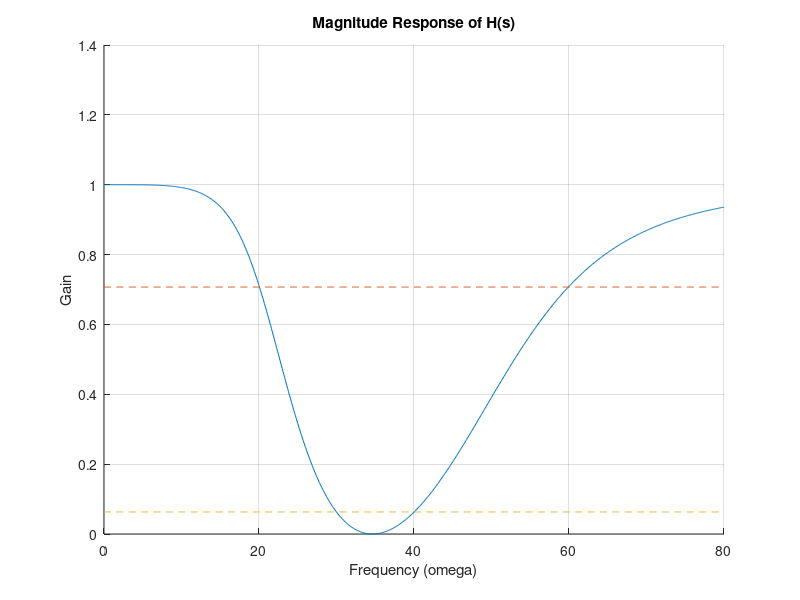
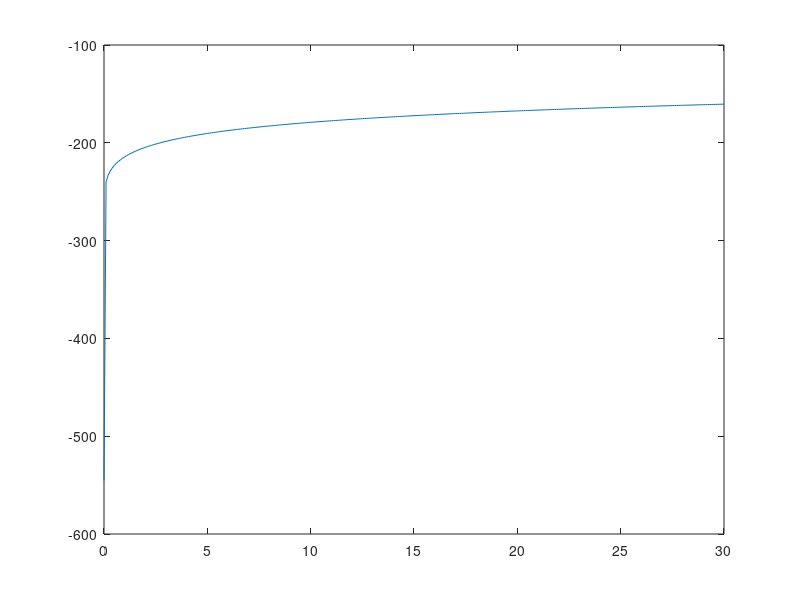

The MATLAB script that drew these images, in order: (Note: this script raises an error after producing the figures.)
%% DSP Homework 3 Problem 1
K = 2;
omegac1 = 1.00347; k = 1:K;
pk1 = (1j*omegac1*exp(1j*pi/(2*K)*(2*k-1))); 
A1 = poly(pk1);

omega1 = 0:.1:80;
Hbs1 = @(s) (s.^4 + 2400*s.^2 + 1.44*10^6)./(s.^4 + 56.3694*s.^3 + 3988.9*s.^2 + 67543.3*s + 1.44*10^6)
grid on
hold on
plot(omega1, abs(Hbs1(j*omega1)));
plot(omega1,.707*ones(size(omega1)),'LineStyle','--');
plot(omega1,.0631*ones(size(omega1)),'LineStyle','--');
title('Magnitude Response of H(s)');
xlabel('Frequency (omega)');
ylabel('Gain');

%% DSP Homework 3 Problem 2
ap2 = 1; as2 = 22; wp2 = 20; ws2 = 10; k = 1:K; wp0_2 = 1;

K = abs(ceil(acosh(sqrt((10^(as2/10)-1)/(10^(ap2/10)-1)))/acosh(ws2/wp2)));

ws0_2 = wp0_2*cosh(acosh(sqrt((10.^(as2/10) - 1)/(10.^(ap2/10) - 1)))/K);

ws0_2 = (1+ws0_2)./2

E2 = 2./sqrt(10.^as2 - 1);

pk2 = wp2*sinh(asinh(1/E2)/K)*sin(pi*(2*k-1)/(2*K))+...
    j*wp2*cosh(asinh(1/E2)/K)*cos(pi*(2*k-1)/(2*K));
pk2 = wp0_2*ws0_2./pk2; 
zk2 = j*ws2.*sec(pi*(2*k-1)/(2*K));
B2 = prod(pk2./zk2)*poly(zk2), A2 = poly(pk2)

Hs2proto = zpk(B2,A2,1)

pk2_trans = 10./pk2;
zk2_trans = 10./zk2; 
B2trans = poly(zk2_trans), A2trans = poly(pk2_trans), ws2_trans = 10/ws0_2

Hs2 = zpk(B2trans,A2trans,1)

figure;
omega2 = 0:.1:30;
H2hp = (polyval(B2trans,j*omega2))./(polyval(A2trans,j*omega2));
plot(omega2,20*log10(abs(H2hp)));


%% DSP Homework 3 Problem 5 Part a
A = 5;
B = 2;
T = 40;

t0 = -20:.1:60;
x = @(t) 0.*(heaviside(t+20)-heaviside(t+12)) + -t./(12).*(heaviside(t+12)-heaviside(t)) + ...
    2*t/15.*(heaviside(t)-heaviside(t-15)) + 0.*(heaviside(t-15) - heaviside(t-20));

figure;
plot(t0, x(t0) + x(t0-40));
title('Ideal Pulse waveform x(t)');
xlabel('Time (s)');
ylabel('Amplitude');

%% DSP Homework 3 Problem 5 Part b, c, d
t = -.05:.0001:.05;

c1 = .4206;
c2 = 1.319;
c3 = 1;

K = [-20:.01:20];

omega0 = 2*pi/T;

Xk = @(K) 1./(T*omega0.^2 .*K.^2) .* (-1/(10+B) - 2/(10 + A) + (1/(10+B) - ...
    j*omega0*K).*exp(j*omega0*K*(10+B)) + (2./(10+A) + 2*j*omega0*K).*...
    exp(-j*omega0*K*(10 + A))) .*(K ~= 0) + 1/T.*((10+B)/2 + 10+A).*(K == 0);
figure;
plot(K, abs(Xk(K)));
title('Xk Fourier Series Analysis by Derivation');


omega0 = 20000*2*pi/T;

Xk = @(K) 1./(T*omega0.^2 .*K.^2) .* (-1/(10+B) - 2/(10 + A) + (1/(10+B) - ...
    j*omega0*K).*exp(j*omega0*K*(10+B)) + (2./(10+A) + 2*j*omega0*K).*...
    exp(-j*omega0*K*(10 + A))) .*(K ~= 0) + 1/T.*((10+B)/2 + 10+A).*(K == 0);

Yk = @(K) Xk(K).*c2.*(K ~= 0) + (c1 + c2.*Xk(K)).*(K == 0)
figure;
subplot(1,2,1)
plot(K, abs(Yk(K)));
title('Yk at c3 = 20000');
axis([-20 20 0 .00001]);

omega0 = c3*2*pi/T;

Xk = @(K) 1./(T*omega0.^2 .*K.^2) .* (-1/(10+B) - 2/(10 + A) + (1/(10+B) - ...
    j*omega0*K).*exp(j*omega0*K*(10+B)) + (2./(10+A) + 2*j*omega0*K).*...
    exp(-j*omega0*K*(10 + A)));
Xk0 = 1/T.*((10+B)/2 + (10+A));

Yk = @(K) Xk(K).*c2.*(K ~= 0);
Yk0 = (c1 + c2.*Xk0);

subplot(1,2,2);
plot(K, abs(Yk(K)));
title('Yk at c3 = 1');


yk = 0.*t;
yk = yk + (c1 + c2.*Xk0);

ykMag = zeros(10,1);
ykTheta = zeros(10,1);

figure;
for K = 1:10
    
    ak = real(Yk(K));
    bk = -imag(Yk(K));
    ykMag(K) = sqrt(ak^2 + bk^2);
    ykTheta(K) = atan2(-bk,ak);
    
    yk = yk + ykMag(K).*cos(1000*omega0*K*t + ykTheta(K));
    
    fprintf('K=%i, ykmin=%d, ykmax=%d\n', K, min(yk), max(yk));
    plot(t, abs(yk));
    hold on
end
title('yk Fourier synthesis');
xlabel('Time');

ykMag
ykTheta

%% Homework 3 Problem 5 Part e
f = c3/40;

sumval = (c1 + c2.*Xk0);
K = 10;

figure;
for t = 0:.0001:.006
    for k = 1:K
        sumval = ykMag(k)*cos((k)*20000*omega0*t + ykTheta(k)) + sumval;
    end
	
	valDAC = sumval*4095/3;

    stem(t,abs(valDAC));
    hold on
end

title('Fourier Synthesis K22F Simulation');
xlabel('Time (s)');
ylabel('DAC Samples');